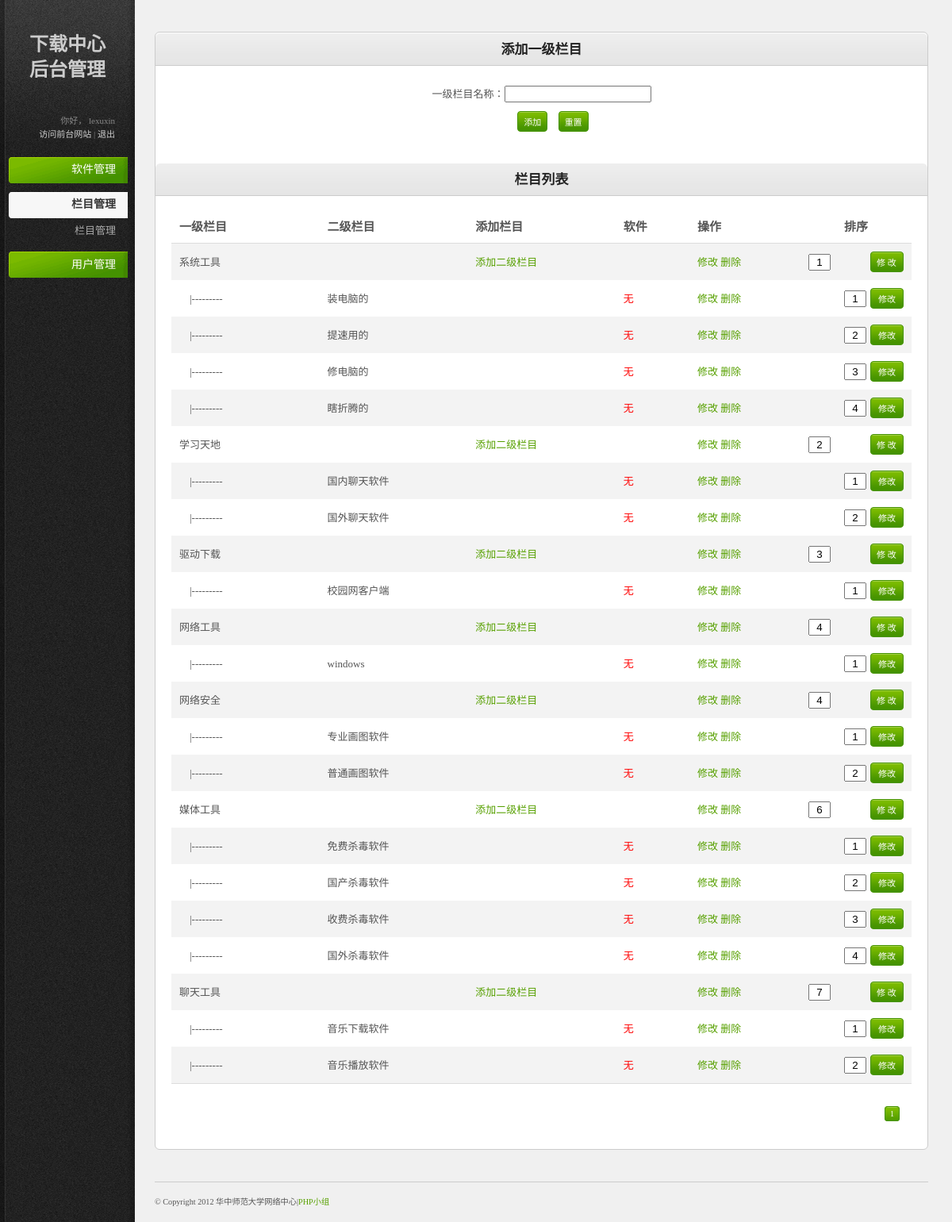
Page /cd-admin/sorts.php?title=sorts&list=view (signed in) on the committed database.
### tables this page shows
CREATE TABLE IF NOT EXISTS `cd_terms` (
  `term_id` bigint(6) unsigned NOT NULL auto_increment,
  `term_name` varchar(10) NOT NULL,
  `term_rank` bigint(6) unsigned NOT NULL,
  `down_count` bigint(6) unsigned NOT NULL,
  PRIMARY KEY  (`term_id`)
);

CREATE TABLE IF NOT EXISTS `cd_tags` (
  `tag_id` bigint(6) unsigned NOT NULL auto_increment,
  `tag_name` varchar(10) NOT NULL,
  `tag_rank` bigint(6) unsigned NOT NULL,
  `tag_parent` bigint(6) unsigned NOT NULL,
  `down_count` bigint(6) unsigned NOT NULL default '0',
  PRIMARY KEY  (`tag_id`),
  KEY `FK_tags_terms` (`tag_parent`)
);

### htdocs/cd-admin/sorts_lists.php (the view, shortened to what this page needs)
<h3 style="text-align:center;float:none;">添加一级栏目</h3>
</div>
<div class="content-box-content" style="margin-bottom:20px;">
<div class="tab-content default-tab" >
<form method="post" action="transact_sorts.php" style="text-align:center; float:none;" name="form1">
<p>一级栏目名称：<input type="text" name="term" class="" /></p>
<input type="submit" name="action" class="button" value="添加" style="margin-left:29px;"/>
<input type="submit" name="action" class="button" value="重置" style="margin-left:10px;"/>
</form>
</div>
</div>
<div class="content-box-header">
<h3 style="text-align:center;float:none;">栏目列表</h3>
</div>
<div class="content-box-content">
<div class="tab-content default-tab" >
<table style="white-space:nowrap;">
<thead>
<tr>
<th>一级栏目</th>
<th>二级栏目</th>
<th>添加栏目</th>
<th>软件</th>
<th>操作</th>
<th style="text-align:center;">排序</th>
</tr>
</thead>
<tfoot>
<tr>
<td colspan="6">
<div class="pagination">
<?php
$query = "SELECT  te.term_id,te.term_name,te.term_rank FROM `cd_terms` te ORDER BY term_rank ASC,term_id DESC;";
$result = mysql_query($query) or die(mysql_error());
if (isset($_GET["page"]))
$page = $_GET["page"];
else
$page = 1;
$records_per_page = 10;
$total_records = mysql_num_rows($result);
$total_pages = ceil($total_records / $records_per_page);
for ($i = 1; $i <= $total_pages; $i++){
	if ($i == $page)
	echo "<a href ='sorts.php?title=sorts&list=view&page=$i' class='number current'>$i</a> ";
	else
	echo "<a href='sorts.php?title=sorts&list=view&page=$i' class='number'>$i</a> ";
	}
echo $html = <<<HTML
</div>
<div class="clear"></div>
</td>
</tr>
</tfoot>
<tbody>
HTML;
$j=1;
while ($row = mysql_fetch_assoc($result) and $j <= $records_per_page) {
	extract($row);
	echo '<tr>';
	echo '<td style="width:20%;">'.$term_name.'</td>';
	$query2 = "SELECT ta.tag_id,ta.tag_name,ta.tag_rank FROM `cd_tags` ta WHERE ta.tag_parent = ".$term_id." ORDER BY tag_rank ASC,tag_id DESC;";
	$result2 = mysql_query($query2) or die(mysql_error());
	$total = mysql_num_rows($result2);
	if($total == 0){;
		$sta = '无二级栏目';
	}else{
		$sta = '';
	}
	echo "<td style='width:20%;'>$sta</td>";
	echo '<td style="width:20%;">'."<a href='add_tag.php?term_id=$term_id'>添加二级栏目</a>".'</td>';
	echo "<td style='width:10%;'>&nbsp;</td>";
	echo '<td style="width:15%;">'."<a href='edit_term.php?term_id=$term_id'>修改</a>  "."  <a href='transact_sorts.php?action=delterm&term_id=$term_id' onClick='return HTMerDel();'>删除</a>";
	echo '<td style="text-align:right;width:15%;">'.'<form method="post" action="transact_sorts.php"><input type="text" name="rank" value="'.$term_rank.'" style="width:20px;margin-right:50px;text-align:center;" />';
	echo '<input type="submit" name="action" value="修 改" style="width:42px;text-align:left;" class="button" /><input type="hidden" name="term_idforrank" value="'.$term_id.'" /></form>';
	echo '</td></tr>';
	if($sta == ''){
		while($row2 = mysql_fetch_assoc($result2)){
	        $softname = "SELECT soft_url as softname FROM `cd_softs` WHERE tag_id =".$row2['tag_id'];
			$softresult = mysql_query($softname) or die(mysql_error());
			$num = mysql_num_rows($softresult);
		    $softrow = mysql_fetch_assoc($softresult);
	        if($num != 0 && file_exists('../'.$softrow['softname'])&&$softrow['softname']!=''){
				$status = '<span>有</span>';
			}else{
				$status = '<span style="color:red;">无</span>';
			}
		echo '<tr>';
		echo '<td>&nbsp;&nbsp;&nbsp;&nbsp;|---------</td>';
		echo '<td>'.$row2['tag_name'].'</td>';
		echo '<td>&nbsp;</td>';
		echo "<td>$status</td>";
		echo '<td>'."<a href='edit_tag.php?tag_id=".$row2['tag_id']."'>修改</a> "."<a href='transact_sorts.php?action=deltag&tag_id=".$row2['tag_id']."' onClick='return HTMerDel2();'>删除</a>".'</td>';
		echo '<td style="text-align:right;"><form method="post" action="transact_sorts.php"><input type="text" name="tag_rank" value="'.$row2['tag_rank'].'" style="width:20px;text-align:center;margin-right:5px;"/>';
		echo '<input type="submit" name="action" value="修改" style="width:42px;" class="button" /><input type="hidden" name="tag_idforrank" value="'.$row2['tag_id'].'" /></form>';
		echo '</td></tr>';
		}
	}
	$j++;
}
?>
</tbody>
</table>
</div>

### htdocs/cd-admin/resources/css/style.css (style rules this page uses)
html { font-size: 100%; height: 100%; margin-bottom: 1px; }
body { font-family:"微软雅黑", "宋体"; color: #555; background: #f0f0f0 url('../images/bg-body.gif') top left repeat-y; font-size: 12px; }
h1, h2, h3, h4, h5, h6 { font-family:"微软雅黑", "宋体"; color: #222; font-weight: bold; }
h1 { font-family:"微软雅黑", "宋体"; font-size: 24px; font-weight: bold; color:#CCC; }
h3 { font-size: 17px; padding: 0 0 10px 0; }
a { color: #57a000; text-decoration: none; }
small { font-size: 0.85em; }
p { padding: 5px 0 10px 0; line-height: 1.6em; }
.button { font-family: "微软雅黑", "宋体"; display: inline-block; background: #459300 url('../images/bg-button-green.gif') top left repeat-x !important; border: 1px solid #459300 !important; padding: 4px 7px 4px 7px !important; color: #fff !important; font-size: 11px !important; cursor: pointer; }
#sidebar { background: url('../images/bg-sidebar.gif') top left no-repeat; width:170px; height: 100%; position: absolute; left: 0; top: 0; color: #888; font-size: 11px; }
#sidebar #sidebar-wrapper { margin: 0 0 0 9px; }
#sidebar a, #sidebar a:active { color:#ccc; }
#sidebar #sidebar-title { margin: 40px 0 40px 28px; }
h1#sidebar-title { line-height:32px; }
#footer { border-top: 1px solid #ccc; margin: 40px 0 0 0; padding: 20px 0; font-size: 12px; }
.content-box-header { background: #e5e5e5 url('../images/bg-content-box.gif') top left repeat-x; margin-top: 1px; height: 40px; }
.content-box-header h3 { padding: 12px 15px 10px; float: left; }
.content-box-content { padding: 20px; font-size: 13px; border-top: 1px solid #ccc; }
#main-content table { width: 100%; border-collapse: collapse; }
#main-content table thead th { font-weight: bold; font-size: 15px; border-bottom: 1px solid #ddd; }
#main-content tbody { border-bottom: 1px solid #ddd; }
#main-content tbody tr { background: #fff; }
#main-content tbody tr.alt-row { background: #f3f3f3; }
#main-content table td, #main-content table th { padding: 10px; line-height: 1.3em; }
#main-content .pagination { text-align: right; padding: 20px 0 5px 0; font-family: "微软雅黑", "宋体"; font-size: 10px; }
.pagination a { margin: 0 5px 0 0; padding: 3px 6px; }
.pagination a.number { border: 1px solid #ddd; }
.pagination a.current { background: #469400 url('../images/bg-button-green.gif') top left repeat-x !important; border-color: #459300 !important; color: #fff !important; }

### htdocs/cd-admin/resources/css/invalid.css (style rules this page uses)
.button, #main-content table tfoot td .bulk-actions select, .pagination a.number, form input.text-input, form textarea, form .wysiwyg, form select, .dp-popup { -moz-border-radius: 4px; -webkit-border-radius: 4px; border-radius: 4px; }
.content-box, .content-box-header, ul.content-box-tabs li a.current, .shortcut-button, .notification { -moz-border-radius: 6px; -webkit-border-radius: 6px; border-radius: 6px; }
.content-box-header { -moz-border-radius-bottomleft: 0; -moz-border-radius-bottomright: 0; -webkit-border-bottom-left-radius: 0; -webkit-border-bottom-right-radius: 0; border-bottom-left-radius: 0; border-bottom-right-radius: 0; }

### rows in the picture
cd_terms: term_name "系统工具", rank "1"
cd_tags: tag_name "装电脑的", tag_rank "1"
cd_tags: tag_name "提速用的", tag_rank "2"
cd_tags: tag_name "修电脑的", tag_rank "3"
cd_tags: tag_name "瞎折腾的", tag_rank "4"
cd_terms: term_name "学习天地", rank "2"
cd_tags: tag_name "国内聊天软件", tag_rank "1"
cd_tags: tag_name "国外聊天软件", tag_rank "2"
cd_terms: term_name "驱动下载", rank "3"
cd_tags: tag_name "校园网客户端", tag_rank "1"
cd_terms: term_name "网络工具", rank "4"
cd_tags: tag_name "windows", tag_rank "1"
cd_terms: term_name "网络安全", rank "4"
cd_tags: tag_name "专业画图软件", tag_rank "1"
cd_tags: tag_name "普通画图软件", tag_rank "2"
cd_terms: term_name "媒体工具", rank "6"
cd_tags: tag_name "免费杀毒软件", tag_rank "1"
cd_tags: tag_name "国产杀毒软件", tag_rank "2"
cd_tags: tag_name "收费杀毒软件", tag_rank "3"
cd_tags: tag_name "国外杀毒软件", tag_rank "4"
cd_terms: term_name "聊天工具", rank "7"
cd_tags: tag_name "音乐下载软件", tag_rank "1"
cd_tags: tag_name "音乐播放软件", tag_rank "2"

### other values in the picture
$_SESSION['USERNAME'] "lexuxin"
